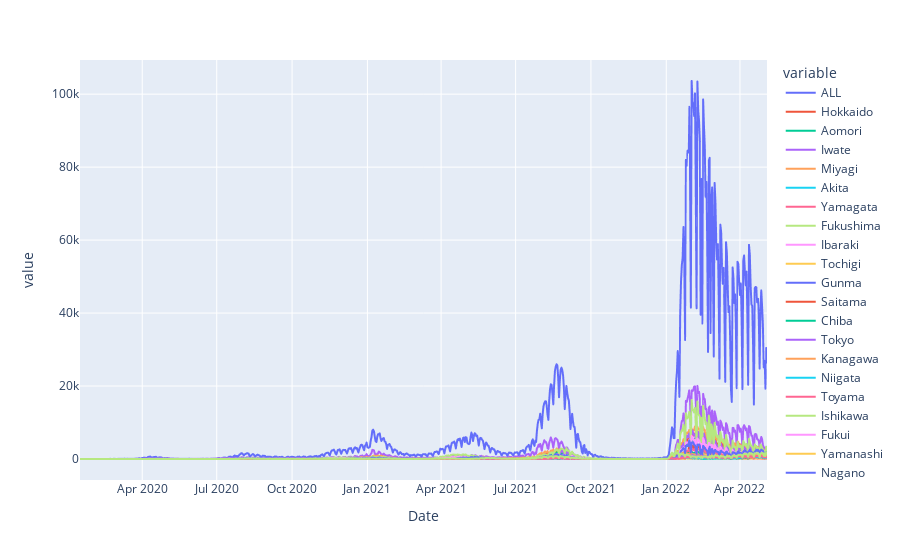

The cell this chart's notebook holds for it:
### Code cell
px.line(df, )

### Figure 1 — Plotly figure (JSON) as saved in the notebook; plotly's stock layout.template omitted (floating-point values rounded to 4 significant figures; data arrays with more than 128 entries replaced by an {"elided": "..."} marker saying what was removed)
{"data": [{"hovertemplate": "variable=ALL<br>Date=%{x}<br>value=%{y}<extra></extra>", "legendgroup": "ALL", "line": {"color": "#636efa", "dash": "solid"}, "marker": {"symbol": "circle"}, "mode": "lines", "name": "ALL", "showlegend": true, "type": "scattergl", "x": {"elided": "840 str values"}, "xaxis": "x", "y": {"elided": "840 int values"}, "yaxis": "y"}, {"hovertemplate": "variable=Hokkaido<br>Date=%{x}<br>value=%{y}<extra></extra>", "legendgroup": "Hokkaido", "line": {"color": "#EF553B", "dash": "solid"}, "marker": {"symbol": "circle"}, "mode": "lines", "name": "Hokkaido", "showlegend": true, "type": "scattergl", "x": {"elided": "840 str values"}, "xaxis": "x", "y": {"elided": "840 int values"}, "yaxis": "y"}, {"hovertemplate": "variable=Aomori<br>Date=%{x}<br>value=%{y}<extra></extra>", "legendgroup": "Aomori", "line": {"color": "#00cc96", "dash": "solid"}, "marker": {"symbol": "circle"}, "mode": "lines", "name": "Aomori", "showlegend": true, "type": "scattergl", "x": {"elided": "840 str values"}, "xaxis": "x", "y": {"elided": "840 int values"}, "yaxis": "y"}, {"hovertemplate": "variable=Iwate<br>Date=%{x}<br>value=%{y}<extra></extra>", "legendgroup": "Iwate", "line": {"color": "#ab63fa", "dash": "solid"}, "marker": {"symbol": "circle"}, "mode": "lines", "name": "Iwate", "showlegend": true, "type": "scattergl", "x": {"elided": "840 str values"}, "xaxis": "x", "y": {"elided": "840 int values"}, "yaxis": "y"}, {"hovertemplate": "variable=Miyagi<br>Date=%{x}<br>value=%{y}<extra></extra>", "legendgroup": "Miyagi", "line": {"color": "#FFA15A", "dash": "solid"}, "marker": {"symbol": "circle"}, "mode": "lines", "name": "Miyagi", "showlegend": true, "type": "scattergl", "x": {"elided": "840 str values"}, "xaxis": "x", "y": {"elided": "840 int values"}, "yaxis": "y"}, {"hovertemplate": "variable=Akita<br>Date=%{x}<br>value=%{y}<extra></extra>", "legendgroup": "Akita", "line": {"color": "#19d3f3", "dash": "solid"}, "marker": {"symbol": "circle"}, "mode": "lines", "name": "Akita", "showlegend": true, "type": "scattergl", "x": {"elided": "840 str values"}, "xaxis": "x", "y": {"elided": "840 int values"}, "yaxis": "y"}, {"hovertemplate": "variable=Yamagata<br>Date=%{x}<br>value=%{y}<extra></extra>", "legendgroup": "Yamagata", "line": {"color": "#FF6692", "dash": "solid"}, "marker": {"symbol": "circle"}, "mode": "lines", "name": "Yamagata", "showlegend": true, "type": "scattergl", "x": {"elided": "840 str values"}, "xaxis": "x", "y": {"elided": "840 int values"}, "yaxis": "y"}, {"hovertemplate": "variable=Fukushima<br>Date=%{x}<br>value=%{y}<extra></extra>", "legendgroup": "Fukushima", "line": {"color": "#B6E880", "dash": "solid"}, "marker": {"symbol": "circle"}, "mode": "lines", "name": "Fukushima", "showlegend": true, "type": "scattergl", "x": {"elided": "840 str values"}, "xaxis": "x", "y": {"elided": "840 int values"}, "yaxis": "y"}, {"hovertemplate": "variable=Ibaraki<br>Date=%{x}<br>value=%{y}<extra></extra>", "legendgroup": "Ibaraki", "line": {"color": "#FF97FF", "dash": "solid"}, "marker": {"symbol": "circle"}, "mode": "lines", "name": "Ibaraki", "showlegend": true, "type": "scattergl", "x": {"elided": "840 str values"}, "xaxis": "x", "y": {"elided": "840 int values"}, "yaxis": "y"}, {"hovertemplate": "variable=Tochigi<br>Date=%{x}<br>value=%{y}<extra></extra>", "legendgroup": "Tochigi", "line": {"color": "#FECB52", "dash": "solid"}, "marker": {"symbol": "circle"}, "mode": "lines", "name": "Tochigi", "showlegend": true, "type": "scattergl", "x": {"elided": "840 str values"}, "xaxis": "x", "y": {"elided": "840 int values"}, "yaxis": "y"}, {"hovertemplate": "variable=Gunma<br>Date=%{x}<br>value=%{y}<extra></extra>", "legendgroup": "Gunma", "line": {"color": "#636efa", "dash": "solid"}, "marker": {"symbol": "circle"}, "mode": "lines", "name": "Gunma", "showlegend": true, "type": "scattergl", "x": {"elided": "840 str values"}, "xaxis": "x", "y": {"elided": "840 int values"}, "yaxis": "y"}, {"hovertemplate": "variable=Saitama<br>Date=%{x}<br>value=%{y}<extra></extra>", "legendgroup": "Saitama", "line": {"color": "#EF553B", "dash": "solid"}, "marker": {"symbol": "circle"}, "mode": "lines", "name": "Saitama", "showlegend": true, "type": "scattergl", "x": {"elided": "840 str values"}, "xaxis": "x", "y": {"elided": "840 int values"}, "yaxis": "y"}, {"hovertemplate": "variable=Chiba<br>Date=%{x}<br>value=%{y}<extra></extra>", "legendgroup": "Chiba", "line": {"color": "#00cc96", "dash": "solid"}, "marker": {"symbol": "circle"}, "mode": "lines", "name": "Chiba", "showlegend": true, "type": "scattergl", "x": {"elided": "840 str values"}, "xaxis": "x", "y": {"elided": "840 int values"}, "yaxis": "y"}, {"hovertemplate": "variable=Tokyo<br>Date=%{x}<br>value=%{y}<extra></extra>", "legendgroup": "Tokyo", "line": {"color": "#ab63fa", "dash": "solid"}, "marker": {"symbol": "circle"}, "mode": "lines", "name": "Tokyo", "showlegend": true, "type": "scattergl", "x": {"elided": "840 str values"}, "xaxis": "x", "y": {"elided": "840 int values"}, "yaxis": "y"}, {"hovertemplate": "variable=Kanagawa<br>Date=%{x}<br>value=%{y}<extra></extra>", "legendgroup": "Kanagawa", "line": {"color": "#FFA15A", "dash": "solid"}, "marker": {"symbol": "circle"}, "mode": "lines", "name": "Kanagawa", "showlegend": true, "type": "scattergl", "x": {"elided": "840 str values"}, "xaxis": "x", "y": {"elided": "840 int values"}, "yaxis": "y"}, {"hovertemplate": "variable=Niigata<br>Date=%{x}<br>value=%{y}<extra></extra>", "legendgroup": "Niigata", "line": {"color": "#19d3f3", "dash": "solid"}, "marker": {"symbol": "circle"}, "mode": "lines", "name": "Niigata", "showlegend": true, "type": "scattergl", "x": {"elided": "840 str values"}, "xaxis": "x", "y": {"elided": "840 int values"}, "yaxis": "y"}, {"hovertemplate": "variable=Toyama<br>Date=%{x}<br>value=%{y}<extra></extra>", "legendgroup": "Toyama", "line": {"color": "#FF6692", "dash": "solid"}, "marker": {"symbol": "circle"}, "mode": "lines", "name": "Toyama", "showlegend": true, "type": "scattergl", "x": {"elided": "840 str values"}, "xaxis": "x", "y": {"elided": "840 int values"}, "yaxis": "y"}, {"hovertemplate": "variable=Ishikawa<br>Date=%{x}<br>value=%{y}<extra></extra>", "legendgroup": "Ishikawa", "line": {"color": "#B6E880", "dash": "solid"}, "marker": {"symbol": "circle"}, "mode": "lines", "name": "Ishikawa", "showlegend": true, "type": "scattergl", "x": {"elided": "840 str values"}, "xaxis": "x", "y": {"elided": "840 int values"}, "yaxis": "y"}, {"hovertemplate": "variable=Fukui<br>Date=%{x}<br>value=%{y}<extra></extra>", "legendgroup": "Fukui", "line": {"color": "#FF97FF", "dash": "solid"}, "marker": {"symbol": "circle"}, "mode": "lines", "name": "Fukui", "showlegend": true, "type": "scattergl", "x": {"elided": "840 str values"}, "xaxis": "x", "y": {"elided": "840 int values"}, "yaxis": "y"}, {"hovertemplate": "variable=Yamanashi<br>Date=%{x}<br>value=%{y}<extra></extra>", "legendgroup": "Yamanashi", "line": {"color": "#FECB52", "dash": "solid"}, "marker": {"symbol": "circle"}, "mode": "lines", "name": "Yamanashi", "showlegend": true, "type": "scattergl", "x": {"elided": "840 str values"}, "xaxis": "x", "y": {"elided": "840 int values"}, "yaxis": "y"}, {"hovertemplate": "variable=Nagano<br>Date=%{x}<br>value=%{y}<extra></extra>", "legendgroup": "Nagano", "line": {"color": "#636efa", "dash": "solid"}, "marker": {"symbol": "circle"}, "mode": "lines", "name": "Nagano", "showlegend": true, "type": "scattergl", "x": {"elided": "840 str values"}, "xaxis": "x", "y": {"elided": "840 int values"}, "yaxis": "y"}, {"hovertemplate": "variable=Gifu<br>Date=%{x}<br>value=%{y}<extra></extra>", "legendgroup": "Gifu", "line": {"color": "#EF553B", "dash": "solid"}, "marker": {"symbol": "circle"}, "mode": "lines", "name": "Gifu", "showlegend": true, "type": "scattergl", "x": {"elided": "840 str values"}, "xaxis": "x", "y": {"elided": "840 int values"}, "yaxis": "y"}, {"hovertemplate": "variable=Shizuoka<br>Date=%{x}<br>value=%{y}<extra></extra>", "legendgroup": "Shizuoka", "line": {"color": "#00cc96", "dash": "solid"}, "marker": {"symbol": "circle"}, "mode": "lines", "name": "Shizuoka", "showlegend": true, "type": "scattergl", "x": {"elided": "840 str values"}, "xaxis": "x", "y": {"elided": "840 int values"}, "yaxis": "y"}, {"hovertemplate": "variable=Aichi<br>Date=%{x}<br>value=%{y}<extra></extra>", "legendgroup": "Aichi", "line": {"color": "#ab63fa", "dash": "solid"}, "marker": {"symbol": "circle"}, "mode": "lines", "name": "Aichi", "showlegend": true, "type": "scattergl", "x": {"elided": "840 str values"}, "xaxis": "x", "y": {"elided": "840 int values"}, "yaxis": "y"}, {"hovertemplate": "variable=Mie<br>Date=%{x}<br>value=%{y}<extra></extra>", "legendgroup": "Mie", "line": {"color": "#FFA15A", "dash": "solid"}, "marker": {"symbol": "circle"}, "mode": "lines", "name": "Mie", "showlegend": true, "type": "scattergl", "x": {"elided": "840 str values"}, "xaxis": "x", "y": {"elided": "840 int values"}, "yaxis": "y"}, {"hovertemplate": "variable=Shiga<br>Date=%{x}<br>value=%{y}<extra></extra>", "legendgroup": "Shiga", "line": {"color": "#19d3f3", "dash": "solid"}, "marker": {"symbol": "circle"}, "mode": "lines", "name": "Shiga", "showlegend": true, "type": "scattergl", "x": {"elided": "840 str values"}, "xaxis": "x", "y": {"elided": "840 int values"}, "yaxis": "y"}, {"hovertemplate": "variable=Kyoto<br>Date=%{x}<br>value=%{y}<extra></extra>", "legendgroup": "Kyoto", "line": {"color": "#FF6692", "dash": "solid"}, "marker": {"symbol": "circle"}, "mode": "lines", "name": "Kyoto", "showlegend": true, "type": "scattergl", "x": {"elided": "840 str values"}, "xaxis": "x", "y": {"elided": "840 int values"}, "yaxis": "y"}, {"hovertemplate": "variable=Osaka<br>Date=%{x}<br>value=%{y}<extra></extra>", "legendgroup": "Osaka", "line": {"color": "#B6E880", "dash": "solid"}, "marker": {"symbol": "circle"}, "mode": "lines", "name": "Osaka", "showlegend": true, "type": "scattergl", "x": {"elided": "840 str values"}, "xaxis": "x", "y": {"elided": "840 int values"}, "yaxis": "y"}, {"hovertemplate": "variable=Hyogo<br>Date=%{x}<br>value=%{y}<extra></extra>", "legendgroup": "Hyogo", "line": {"color": "#FF97FF", "dash": "solid"}, "marker": {"symbol": "circle"}, "mode": "lines", "name": "Hyogo", "showlegend": true, "type": "scattergl", "x": {"elided": "840 str values"}, "xaxis": "x", "y": {"elided": "840 int values"}, "yaxis": "y"}, {"hovertemplate": "variable=Nara<br>Date=%{x}<br>value=%{y}<extra></extra>", "legendgroup": "Nara", "line": {"color": "#FECB52", "dash": "solid"}, "marker": {"symbol": "circle"}, "mode": "lines", "name": "Nara", "showlegend": true, "type": "scattergl", "x": {"elided": "840 str values"}, "xaxis": "x", "y": {"elided": "840 int values"}, "yaxis": "y"}, {"hovertemplate": "variable=Wakayama<br>Date=%{x}<br>value=%{y}<extra></extra>", "legendgroup": "Wakayama", "line": {"color": "#636efa", "dash": "solid"}, "marker": {"symbol": "circle"}, "mode": "lines", "name": "Wakayama", "showlegend": true, "type": "scattergl", "x": {"elided": "840 str values"}, "xaxis": "x", "y": {"elided": "840 int values"}, "yaxis": "y"}, {"hovertemplate": "variable=Tottori<br>Date=%{x}<br>value=%{y}<extra></extra>", "legendgroup": "Tottori", "line": {"color": "#EF553B", "dash": "solid"}, "marker": {"symbol": "circle"}, "mode": "lines", "name": "Tottori", "showlegend": true, "type": "scattergl", "x": {"elided": "840 str values"}, "xaxis": "x", "y": {"elided": "840 int values"}, "yaxis": "y"}, {"hovertemplate": "variable=Shimane<br>Date=%{x}<br>value=%{y}<extra></extra>", "legendgroup": "Shimane", "line": {"color": "#00cc96", "dash": "solid"}, "marker": {"symbol": "circle"}, "mode": "lines", "name": "Shimane", "showlegend": true, "type": "scattergl", "x": {"elided": "840 str values"}, "xaxis": "x", "y": {"elided": "840 int values"}, "yaxis": "y"}, {"hovertemplate": "variable=Okayama<br>Date=%{x}<br>value=%{y}<extra></extra>", "legendgroup": "Okayama", "line": {"color": "#ab63fa", "dash": "solid"}, "marker": {"symbol": "circle"}, "mode": "lines", "name": "Okayama", "showlegend": true, "type": "scattergl", "x": {"elided": "840 str values"}, "xaxis": "x", "y": {"elided": "840 int values"}, "yaxis": "y"}, {"hovertemplate": "variable=Hiroshima<br>Date=%{x}<br>value=%{y}<extra></extra>", "legendgroup": "Hiroshima", "line": {"color": "#FFA15A", "dash": "solid"}, "marker": {"symbol": "circle"}, "mode": "lines", "name": "Hiroshima", "showlegend": true, "type": "scattergl", "x": {"elided": "840 str values"}, "xaxis": "x", "y": {"elided": "840 int values"}, "yaxis": "y"}, {"hovertemplate": "variable=Yamaguchi<br>Date=%{x}<br>value=%{y}<extra></extra>", "legendgroup": "Yamaguchi", "line": {"color": "#19d3f3", "dash": "solid"}, "marker": {"symbol": "circle"}, "mode": "lines", "name": "Yamaguchi", "showlegend": true, "type": "scattergl", "x": {"elided": "840 str values"}, "xaxis": "x", "y": {"elided": "840 int values"}, "yaxis": "y"}, {"hovertemplate": "variable=Tokushima<br>Date=%{x}<br>value=%{y}<extra></extra>", "legendgroup": "Tokushima", "line": {"color": "#FF6692", "dash": "solid"}, "marker": {"symbol": "circle"}, "mode": "lines", "name": "Tokushima", "showlegend": true, "type": "scattergl", "x": {"elided": "840 str values"}, "xaxis": "x", "y": {"elided": "840 int values"}, "yaxis": "y"}, {"hovertemplate": "variable=Kagawa<br>Date=%{x}<br>value=%{y}<extra></extra>", "legendgroup": "Kagawa", "line": {"color": "#B6E880", "dash": "solid"}, "marker": {"symbol": "circle"}, "mode": "lines", "name": "Kagawa", "showlegend": true, "type": "scattergl", "x": {"elided": "840 str values"}, "xaxis": "x", "y": {"elided": "840 int values"}, "yaxis": "y"}, {"hovertemplate": "variable=Ehime<br>Date=%{x}<br>value=%{y}<extra></extra>", "legendgroup": "Ehime", "line": {"color": "#FF97FF", "dash": "solid"}, "marker": {"symbol": "circle"}, "mode": "lines", "name": "Ehime", "showlegend": true, "type": "scattergl", "x": {"elided": "840 str values"}, "xaxis": "x", "y": {"elided": "840 int values"}, "yaxis": "y"}, {"hovertemplate": "variable=Kochi<br>Date=%{x}<br>value=%{y}<extra></extra>", "legendgroup": "Kochi", "line": {"color": "#FECB52", "dash": "solid"}, "marker": {"symbol": "circle"}, "mode": "lines", "name": "Kochi", "showlegend": true, "type": "scattergl", "x": {"elided": "840 str values"}, "xaxis": "x", "y": {"elided": "840 int values"}, "yaxis": "y"}, {"hovertemplate": "variable=Fukuoka<br>Date=%{x}<br>value=%{y}<extra></extra>", "legendgroup": "Fukuoka", "line": {"color": "#636efa", "dash": "solid"}, "marker": {"symbol": "circle"}, "mode": "lines", "name": "Fukuoka", "showlegend": true, "type": "scattergl", "x": {"elided": "840 str values"}, "xaxis": "x", "y": {"elided": "840 int values"}, "yaxis": "y"}, {"hovertemplate": "variable=Saga<br>Date=%{x}<br>value=%{y}<extra></extra>", "legendgroup": "Saga", "line": {"color": "#EF553B", "dash": "solid"}, "marker": {"symbol": "circle"}, "mode": "lines", "name": "Saga", "showlegend": true, "type": "scattergl", "x": {"elided": "840 str values"}, "xaxis": "x", "y": {"elided": "840 int values"}, "yaxis": "y"}, {"hovertemplate": "variable=Nagasaki<br>Date=%{x}<br>value=%{y}<extra></extra>", "legendgroup": "Nagasaki", "line": {"color": "#00cc96", "dash": "solid"}, "marker": {"symbol": "circle"}, "mode": "lines", "name": "Nagasaki", "showlegend": true, "type": "scattergl", "x": {"elided": "840 str values"}, "xaxis": "x", "y": {"elided": "840 int values"}, "yaxis": "y"}, {"hovertemplate": "variable=Kumamoto<br>Date=%{x}<br>value=%{y}<extra></extra>", "legendgroup": "Kumamoto", "line": {"color": "#ab63fa", "dash": "solid"}, "marker": {"symbol": "circle"}, "mode": "lines", "name": "Kumamoto", "showlegend": true, "type": "scattergl", "x": {"elided": "840 str values"}, "xaxis": "x", "y": {"elided": "840 int values"}, "yaxis": "y"}, {"hovertemplate": "variable=Oita<br>Date=%{x}<br>value=%{y}<extra></extra>", "legendgroup": "Oita", "line": {"color": "#FFA15A", "dash": "solid"}, "marker": {"symbol": "circle"}, "mode": "lines", "name": "Oita", "showlegend": true, "type": "scattergl", "x": {"elided": "840 str values"}, "xaxis": "x", "y": {"elided": "840 int values"}, "yaxis": "y"}, {"hovertemplate": "variable=Miyazaki<br>Date=%{x}<br>value=%{y}<extra></extra>", "legendgroup": "Miyazaki", "line": {"color": "#19d3f3", "dash": "solid"}, "marker": {"symbol": "circle"}, "mode": "lines", "name": "Miyazaki", "showlegend": true, "type": "scattergl", "x": {"elided": "840 str values"}, "xaxis": "x", "y": {"elided": "840 int values"}, "yaxis": "y"}, {"hovertemplate": "variable=Kagoshima<br>Date=%{x}<br>value=%{y}<extra></extra>", "legendgroup": "Kagoshima", "line": {"color": "#FF6692", "dash": "solid"}, "marker": {"symbol": "circle"}, "mode": "lines", "name": "Kagoshima", "showlegend": true, "type": "scattergl", "x": {"elided": "840 str values"}, "xaxis": "x", "y": {"elided": "840 int values"}, "yaxis": "y"}, {"hovertemplate": "variable=Okinawa<br>Date=%{x}<br>value=%{y}<extra></extra>", "legendgroup": "Okinawa", "line": {"color": "#B6E880", "dash": "solid"}, "marker": {"symbol": "circle"}, "mode": "lines", "name": "Okinawa", "showlegend": true, "type": "scattergl", "x": {"elided": "840 str values"}, "xaxis": "x", "y": {"elided": "840 int values"}, "yaxis": "y"}], "layout": {"legend": {"title": {"text": "variable"}, "tracegroupgap": 0}, "margin": {"t": 60}, "xaxis": {"anchor": "y", "autorange": true, "domain": [0, 1], "range": ["2020-01-16", "2022-05-04"], "title": {"text": "Date"}, "type": "date"}, "yaxis": {"anchor": "x", "autorange": true, "domain": [0, 1], "range": [-5756.0, 109400.0], "title": {"text": "value"}, "type": "linear"}}}
